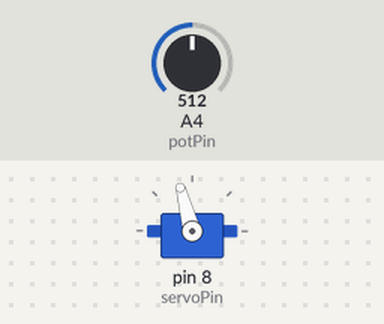
Simulated run of this sketch. Board: Arduino Uno, built with avr-gcc and run on an emulated ATmega328P. Shown: servo. Wiring (inferred from the names in the program): servo: signal pin 8. The inputs (shaded band) are chosen by the test bench; at power-on: A4 (potPin) = 512. Servo pulses on a pin are drawn as a servo (544–2400 µs = 0–180°).

Above: at 1.2 s.
1.3 s: A4 (potPin) set to 716
At 2.5 s:
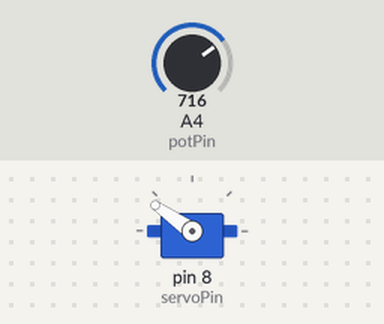
2.8 s: A4 (potPin) set to 900
At 4.0 s:
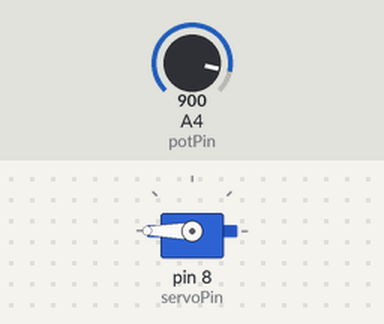
4.3 s: A4 (potPin) set to 306
At 5.2 s:
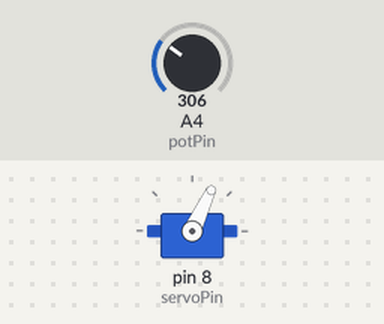
5.8 s: A4 (potPin) set to 122
At 7.0 s:
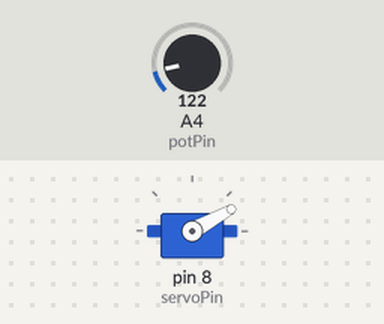
7.3 s: A4 (potPin) set to 0
At 7.7 s:
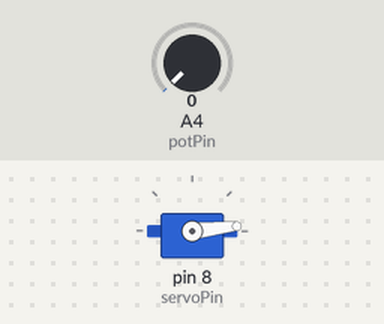
8.8 s: A4 (potPin) set to 511
At 10.0 s:
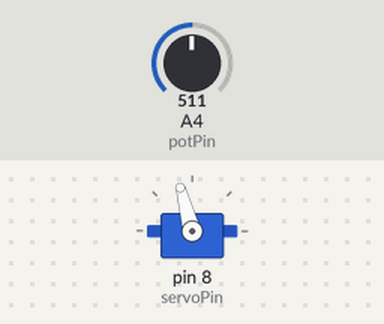
Timing chart, 0 to 11.3 s (numbered marks = the images above; inputs shaded):
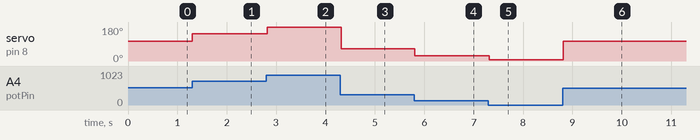

Measured:
- after the input at 1.3 s, servo on pin 8 (servoPin): 105° → 145° at once
- after the input at 2.8 s, servo on pin 8 (servoPin): 145° → 180° at once
- after the input at 4.3 s, servo on pin 8 (servoPin): 180° → 65° at once
- after the input at 5.8 s, servo on pin 8 (servoPin): 65° → 29° at once
- after the input at 7.3 s, servo on pin 8 (servoPin): 29° → 6° at once
- after the input at 8.8 s, servo on pin 8 (servoPin): 6° → 105° at once

The sketch:

micro6.ino
```cpp
/*========================================================*/
/*
  Micro project 6:
  Servo motor: The code for the project was obtain in the slides provided by the professor.
*/
/*========================================================*/

/*------- Hardware configuration -------*/
const int potPin = A4;
const int  servoPin = 8;

void servoPulse(int angle1024) {
	digitalWrite(servoPin, HIGH);
	delayMicroseconds(600 + (angle1024 << 1));
	digitalWrite(servoPin, LOW);
	delay(18);
}

/* Initializization code (run once via call from Arduino framework) */
void setup() {
  // open the serial port at 9600 bps:
  //Serial.begin(9600);

  pinMode(potPin, INPUT);
  pinMode(servoPin, OUTPUT);

}

/* Main routine (called repeated by from the Arduino framework) */
void loop() {

  servoPulse(analogRead(potPin));

}  // end loop()
```
